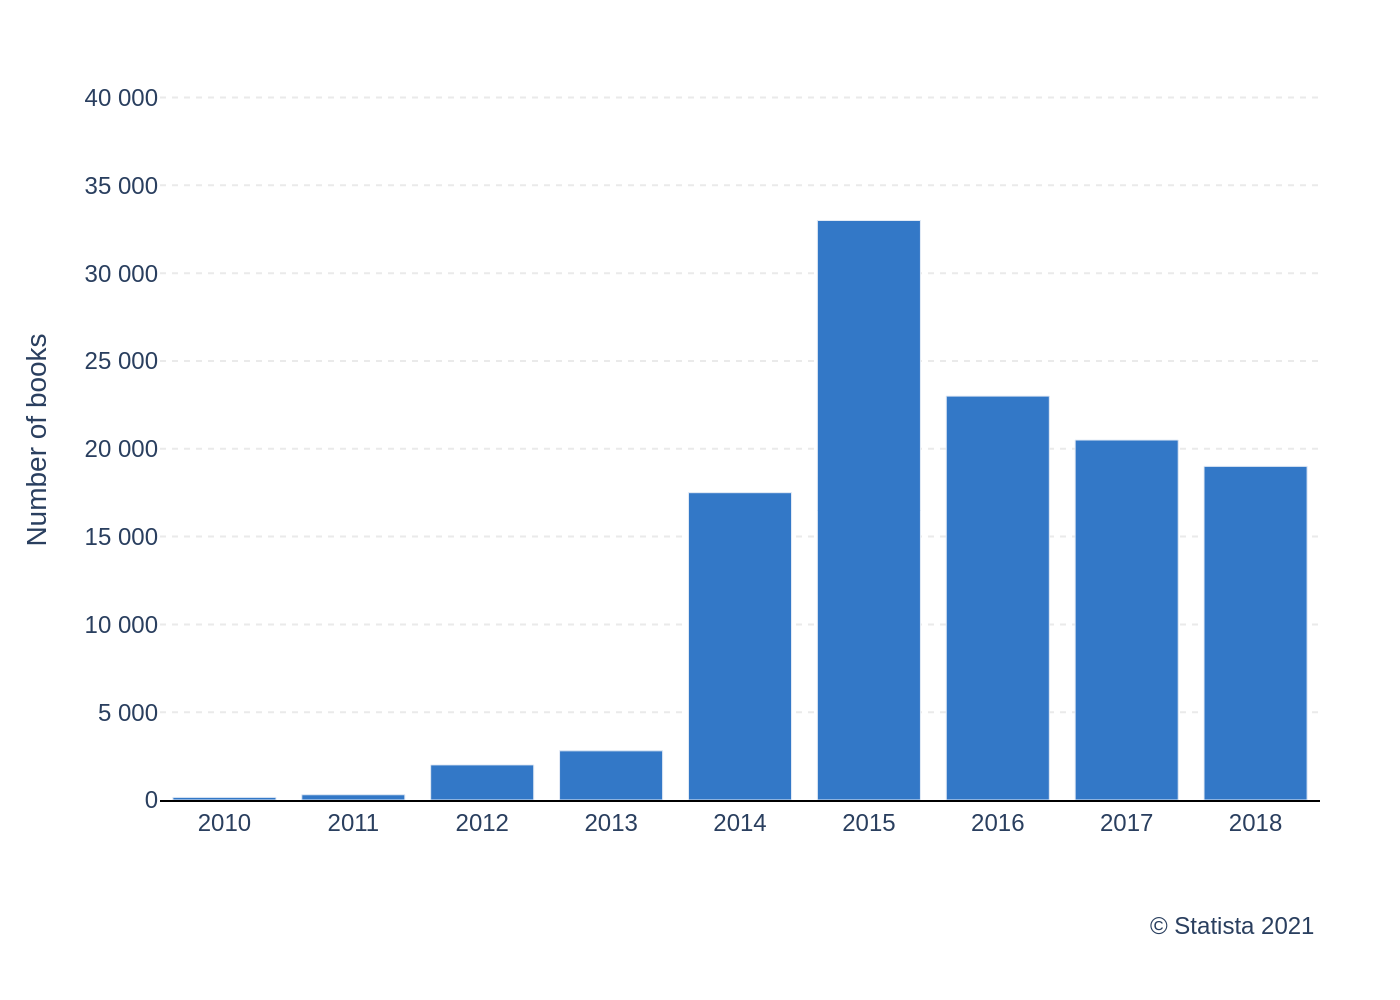

The script that drew this image:
import sys
import json
import plotly.graph_objects as go

# Ensure a JSON file path is provided as a command-line argument
if len(sys.argv) != 2:
    print(f"Usage: python {sys.argv[0]} <json_file_path>")
    sys.exit(1)

json_file_path = sys.argv[1]

# Read the chart configuration from the JSON file
try:
    with open(json_file_path, 'r', encoding='utf-8') as f:
        config = json.load(f)
except FileNotFoundError:
    print(f"Error: File not found at {json_file_path}")
    sys.exit(1)
except json.JSONDecodeError:
    print(f"Error: Invalid JSON format in {json_file_path}")
    sys.exit(1)

# Extract data and text from the configuration
chart_data = config.get('chart_data', [])
texts = config.get('texts', {})
colors = config.get('colors', [])

# Initialize the figure
fig = go.Figure()

# Add a bar trace for each data series in the JSON
for i, series in enumerate(chart_data):
    fig.add_trace(go.Bar(
        x=series.get('x'),
        y=series.get('y'),
        name=series.get('name', ''),
        marker_color=colors[i % len(colors)] if colors else None
    ))

# Prepare annotations, including the source text
annotations = []
if texts.get('source'):
    annotations.append(
        dict(
            text=texts.get('source'),
            align='left',
            showarrow=False,
            xref='paper',
            yref='paper',
            x=1.0,
            y=-0.15,
            xanchor='right',
            yanchor='top'
        )
    )

# Format y-axis ticks to match the original image (e.g., "40 000")
y_tick_values = list(range(0, 40001, 5000))
y_tick_text = [f"{v:,}".replace(",", " ") for v in y_tick_values]

# Update the layout of the chart
fig.update_layout(
    font=dict(family="Arial"),
    plot_bgcolor='white',
    paper_bgcolor='white',
    showlegend=False,
    xaxis=dict(
        title_text=texts.get('x_axis_title'),
        tickmode='array',
        tickvals=chart_data[0]['x'] if chart_data and 'x' in chart_data[0] else None,
        showgrid=False,
        showline=True,
        linecolor='black',
        linewidth=1,
        zeroline=False
    ),
    yaxis=dict(
        title_text=texts.get('y_axis_title'),
        range=[0, 41000],
        gridcolor='#EAEAEA',
        griddash='dot',
        zeroline=False,
        tickvals=y_tick_values,
        ticktext=y_tick_text
    ),
    margin=dict(l=80, r=40, t=40, b=100),
    annotations=annotations
)

# Derive the output PNG filename from the input JSON filename
if json_file_path.lower().endswith('.json'):
    output_filename = json_file_path[:-5] + '.png'
else:
    output_filename = json_file_path + '.png'

# Save the figure to a PNG file
fig.write_image(output_filename, scale=2)

print(f"Chart successfully generated and saved to {output_filename}")
